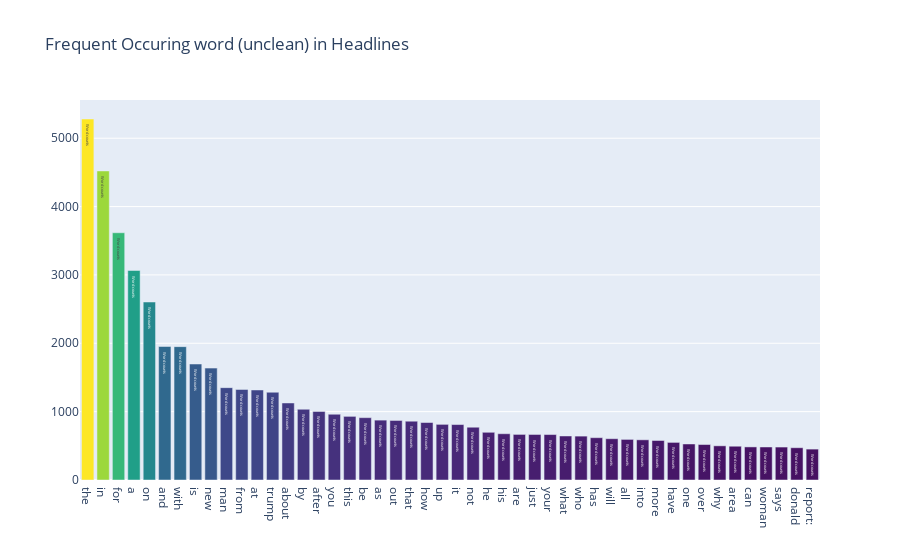

This figure's notebook cell:
### Markdown cell above
#### Frequent Occuring word (unclean) in Headlines

### Code cell
all_words = df['headline'].str.split(expand=True).unstack().value_counts()
data = [go.Bar(
            x = all_words.index.values[2:50],
            y = all_words.values[2:50],
            marker= dict(colorscale='Viridis',
                         color = all_words.values[2:100]
                        ),
            text = 'Word counts'
    )]

layout = go.Layout(
    title='Frequent Occuring word (unclean) in Headlines'
)

fig = go.Figure(data=data, layout=layout)

iplot(fig, filename='basic-bar')

### Figure 1 — Plotly figure (JSON) as saved in the notebook; plotly's stock layout.template omitted (floating-point values rounded to 4 significant figures)
{"data": [{"marker": {"color": [5281, 4521, 3617, 3065, 2604, 1953, 1951, 1697, 1637, 1351, 1325, 1317, 1284, 1127, 1035, 1003, 962, 931, 912, 876, 871, 860, 841, 814, 811, 772, 698, 677, 667, 666, 665, 644, 642, 619, 604, 594, 588, 578, 550, 527, 519, 500, 494, 484, 483, 482, 472, 452, 441, 435, 428, 422, 421, 420, 417, 402, 384, 379, 371, 370, 369, 363, 362, 349, 347, 346, 346, 340, 333, 331, 323, 322, 315, 314, 313, 310, 302, 299, 297, 294, 290, 289, 280, 279, 276, 272, 272, 271, 268, 267, 265, 256, 255, 251, 251, 247, 245, 243], "colorscale": [[0, "#440154"], [0.1111, "#482878"], [0.2222, "#3e4989"], [0.3333, "#31688e"], [0.4444, "#26828e"], [0.5556, "#1f9e89"], [0.6667, "#35b779"], [0.7778, "#6ece58"], [0.8889, "#b5de2b"], [1, "#fde725"]]}, "text": "Word counts", "type": "bar", "x": ["the", "in", "for", "a", "on", "and", "with", "is", "new", "man", "from", "at", "trump", "about", "by", "after", "you", "this", "be", "as", "out", "that", "how", "up", "it", "not", "he", "his", "are", "just", "your", "what", "who", "has", "will", "all", "into", "more", "have", "one", "over", "why", "area", "can", "woman", "says", "donald", "report:"], "y": [5281, 4521, 3617, 3065, 2604, 1953, 1951, 1697, 1637, 1351, 1325, 1317, 1284, 1127, 1035, 1003, 962, 931, 912, 876, 871, 860, 841, 814, 811, 772, 698, 677, 667, 666, 665, 644, 642, 619, 604, 594, 588, 578, 550, 527, 519, 500, 494, 484, 483, 482, 472, 452]}], "layout": {"title": {"text": "Frequent Occuring word (unclean) in Headlines"}}}
